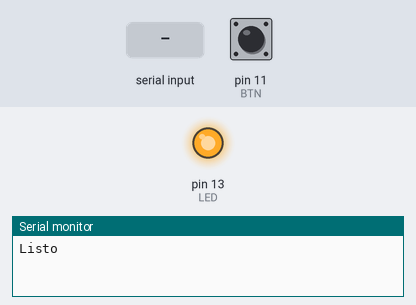
Simulated run of this sketch. Board: Arduino Uno, built with avr-gcc and run on an emulated ATmega328P. On the bench: output pins drawn as LEDs (lit = HIGH), the last lines printed to the serial monitor. Dashed ring = blinking. The inputs (shaded band) are chosen by the test bench; at power-on: pin 11 (BTN) LOW. Pins used as bus, display or sensor lines are not drawn.

Above: at 1.2 s.
1.3 s: pin 11 (BTN) pulled HIGH for 1 s
At 3.3 s:
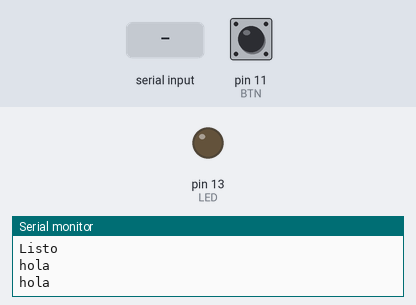
3.8 s: "L" received over the second serial link
At 4.2 s:
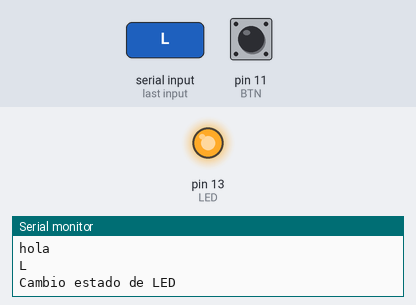
6.8 s: pin 11 (BTN) pulled HIGH for 3.2 s
At 7.2 s:
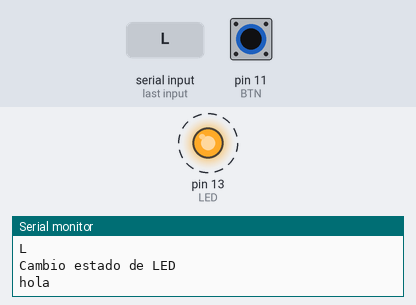
Timing chart, 0 to 11.9 s (numbered marks = the images above; inputs shaded):
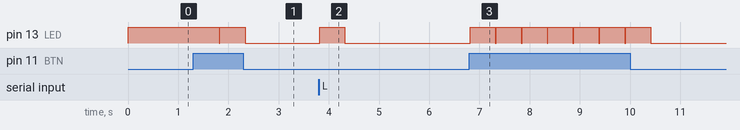

The sketch:

comunicacionBluetoothMSP430.ino
```cpp
//***************************************************************
//**El codigo permite la comunicación entre el modulo HC05 y un**
//**dispositivo bluetooth (celular). Permite encender o apagar **
//**un led, al enviar el comando "L".                          **
//**El nombre del modulo HC05 es "CASCO OMAR"                  **
//**La contraseña para permitir la comunicacion es "1014"      **
//***************************************************************

#include <SoftwareSerial.h>

#define TX 7
#define RX 8
#define KEY 9
#define RST 10
#define LED 13
#define BTN 11 //11

SoftwareSerial BTserial(TX,RX);  //SE CONECTA TAL CUAL AL MODULO HC 05
//byte pinEstado=0;
int conteo=0;

void setup() {
  pinMode(BTN,INPUT);
  //pinMode(BTN,INPUT);
  //attachInterrupt(BTN, cambio, FALLING); //Configuración de la interrupcion en el pin12
  pinMode(RST,OUTPUT);   //Pin para encender o apagar el HC-05. Funciona a 3.3V y 5V
  pinMode(KEY,OUTPUT);
  pinMode(LED,OUTPUT);//salida para el led

  digitalWrite(LED,HIGH); //dipositivo cambia estando en bajo
  //digitalWrite(RST,LOW); //Apaga el modulo hc-05
  digitalWrite(KEY,LOW); //Habilita Bluetooth
  digitalWrite(RST,HIGH); //Enciende Modulo HC05

  Serial.begin(9600);
  BTserial.begin(9600);// a esta velocidad se trabaja comandos AT
  Serial.println("Listo");

}

void loop() {
  // Esperamos ha recibir datos.
  if (BTserial.available()){
    char infoAndroid = BTserial.read();
    BTserial.flush();
    Serial.println(infoAndroid);

    // En caso de que el caracter recibido sea "L" cambiamos
    // El estado del LED
    if (infoAndroid == 'L'){
      Serial.println("Cambio estado de LED");
      BTserial.write("Estado: ");
      cambio();
    }
  }

  if(digitalRead(BTN)==HIGH){
    Serial.println("hola");
    BTserial.write("Estado: ");
    cambio();
  }

}

void cambio(){

  switch (conteo){
    case 0:
      BTserial.write("encendido");
      oprimir(LED);
      conteo++;
    break;
    case 1:
      BTserial.write("lento");
      oprimir(LED);
      conteo++;
    break;
    case 2:
      BTserial.write("rapido");
      oprimir(LED);
      conteo++;
    break;
    case 3:
      BTserial.write("apagado");
      oprimir(LED);
      conteo=0;
    break;
    default:
      conteo=0;
    break;
  }


}

void oprimir(int pinNum)
{
  digitalWrite(pinNum,HIGH);
  delay(500);
  digitalWrite(pinNum, LOW);

}
/*
void estadoLed(int pinNum){
    digitalWrite(pinNum, pinEstado);
    pinEstado=!pinEstado;
}*/
```

Measured:
- after the input at 1.3 s, pin 13 (LED): HIGH → LOW after 0.52 s, → HIGH 0.01 s later, → LOW 0.50 s later
- after the input at 3.8 s, pin 13 (LED): LOW → HIGH at once, → LOW 0.50 s later
- after the input at 6.8 s, pin 13 (LED): alternates HIGH for 0.50 s and LOW for 0.02 s, 14 changes in all, then stays LOW, starting at once
